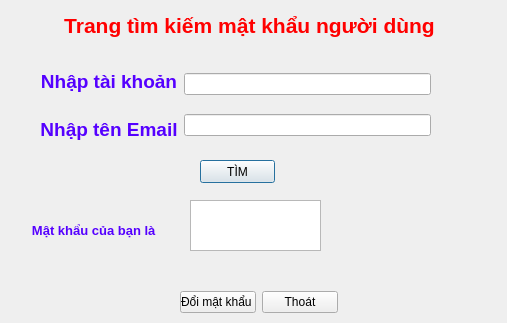
<?xml version="1.0" encoding="UTF-8"?>
<ui version="4.0">
 <class>Quenmatkhau</class>
 <widget class="QDialog" name="Quenmatkhau">
  <property name="geometry">
   <rect>
    <x>0</x>
    <y>0</y>
    <width>507</width>
    <height>323</height>
   </rect>
  </property>
  <property name="windowTitle">
   <string>Dialog</string>
  </property>
  <widget class="QLabel" name="label_4">
   <property name="geometry">
    <rect>
     <x>40</x>
     <y>10</y>
     <width>419</width>
     <height>31</height>
    </rect>
   </property>
   <property name="text">
    <string>&lt;html&gt;&lt;head/&gt;&lt;body&gt;&lt;p align=&quot;center&quot;&gt;&lt;span style=&quot; font-size:16pt; font-weight:600; color:#ff0000;&quot;&gt;Trang tìm kiếm mật khẩu người dùng&lt;/span&gt;&lt;/p&gt;&lt;/body&gt;&lt;/html&gt;</string>
   </property>
  </widget>
  <widget class="QTableView" name="tableView">
   <property name="geometry">
    <rect>
     <x>190</x>
     <y>200</y>
     <width>131</width>
     <height>51</height>
    </rect>
   </property>
  </widget>
  <widget class="QLabel" name="label_3">
   <property name="geometry">
    <rect>
     <x>30</x>
     <y>210</y>
     <width>131</width>
     <height>41</height>
    </rect>
   </property>
   <property name="text">
    <string>&lt;html&gt;&lt;head/&gt;&lt;body&gt;&lt;p align=&quot;center&quot;&gt;&lt;span style=&quot; font-size:10pt; font-weight:600; color:#5500ff;&quot;&gt;Mật khẩu của bạn là &lt;/span&gt;&lt;/p&gt;&lt;/body&gt;&lt;/html&gt;</string>
   </property>
  </widget>
  <widget class="QPushButton" name="timmatkhau">
   <property name="geometry">
    <rect>
     <x>200</x>
     <y>160</y>
     <width>75</width>
     <height>23</height>
    </rect>
   </property>
   <property name="text">
    <string>TÌM</string>
   </property>
  </widget>
  <widget class="QWidget" name="">
   <property name="geometry">
    <rect>
     <x>40</x>
     <y>20</y>
     <width>421</width>
     <height>16</height>
    </rect>
   </property>
   <layout class="QVBoxLayout" name="verticalLayout_2"/>
  </widget>
  <widget class="QWidget" name="">
   <property name="geometry">
    <rect>
     <x>180</x>
     <y>290</y>
     <width>158</width>
     <height>25</height>
    </rect>
   </property>
   <layout class="QHBoxLayout" name="horizontalLayout_3">
    <item>
     <widget class="QPushButton" name="doimatkhau">
      <property name="text">
       <string>Đổi mật khẩu </string>
      </property>
     </widget>
    </item>
    <item>
     <widget class="QPushButton" name="thoat">
      <property name="text">
       <string>Thoát</string>
      </property>
     </widget>
    </item>
   </layout>
  </widget>
  <widget class="QWidget" name="">
   <property name="geometry">
    <rect>
     <x>40</x>
     <y>60</y>
     <width>391</width>
     <height>91</height>
    </rect>
   </property>
   <layout class="QHBoxLayout" name="horizontalLayout">
    <item>
     <layout class="QVBoxLayout" name="verticalLayout_3">
      <item>
       <widget class="QLabel" name="label">
        <property name="text">
         <string>&lt;html&gt;&lt;head/&gt;&lt;body&gt;&lt;p align=&quot;center&quot;&gt;&lt;span style=&quot; font-size:14pt; font-weight:600; color:#5500ff;&quot;&gt;Nhập tài khoản&lt;/span&gt;&lt;/p&gt;&lt;/body&gt;&lt;/html&gt;</string>
        </property>
       </widget>
      </item>
      <item>
       <widget class="QLabel" name="label_2">
        <property name="text">
         <string>&lt;html&gt;&lt;head/&gt;&lt;body&gt;&lt;p align=&quot;center&quot;&gt;&lt;span style=&quot; font-size:14pt; font-weight:600; color:#5500ff;&quot;&gt;Nhập tên Email&lt;/span&gt;&lt;/p&gt;&lt;/body&gt;&lt;/html&gt;</string>
        </property>
       </widget>
      </item>
     </layout>
    </item>
    <item>
     <layout class="QVBoxLayout" name="verticalLayout">
      <item>
       <widget class="QLineEdit" name="email"/>
      </item>
      <item>
       <widget class="QLineEdit" name="taikhoan"/>
      </item>
     </layout>
    </item>
   </layout>
  </widget>
 </widget>
 <resources/>
 <connections/>
</ui>
